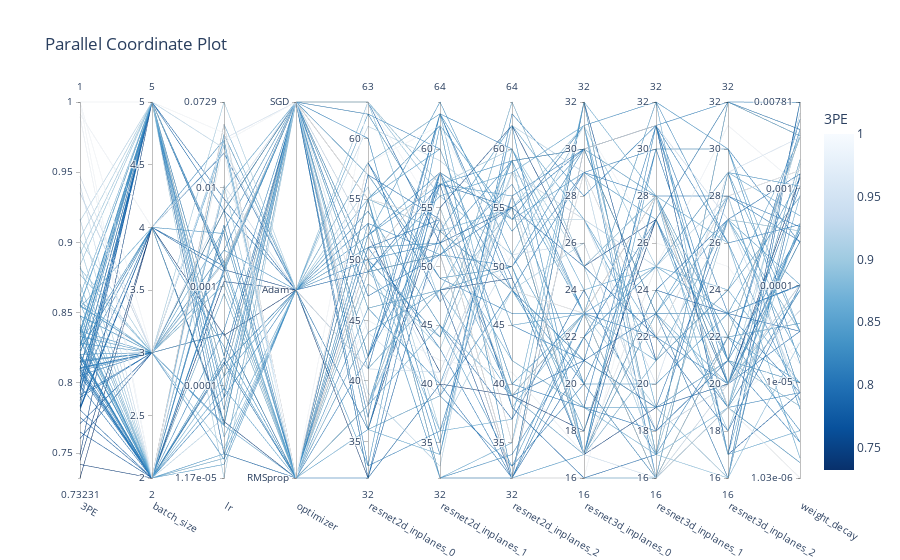

The cell this chart's notebook holds for it:
### Code cell
plot_parallel_coordinate(study, **three_pe_plot_kwargs)
